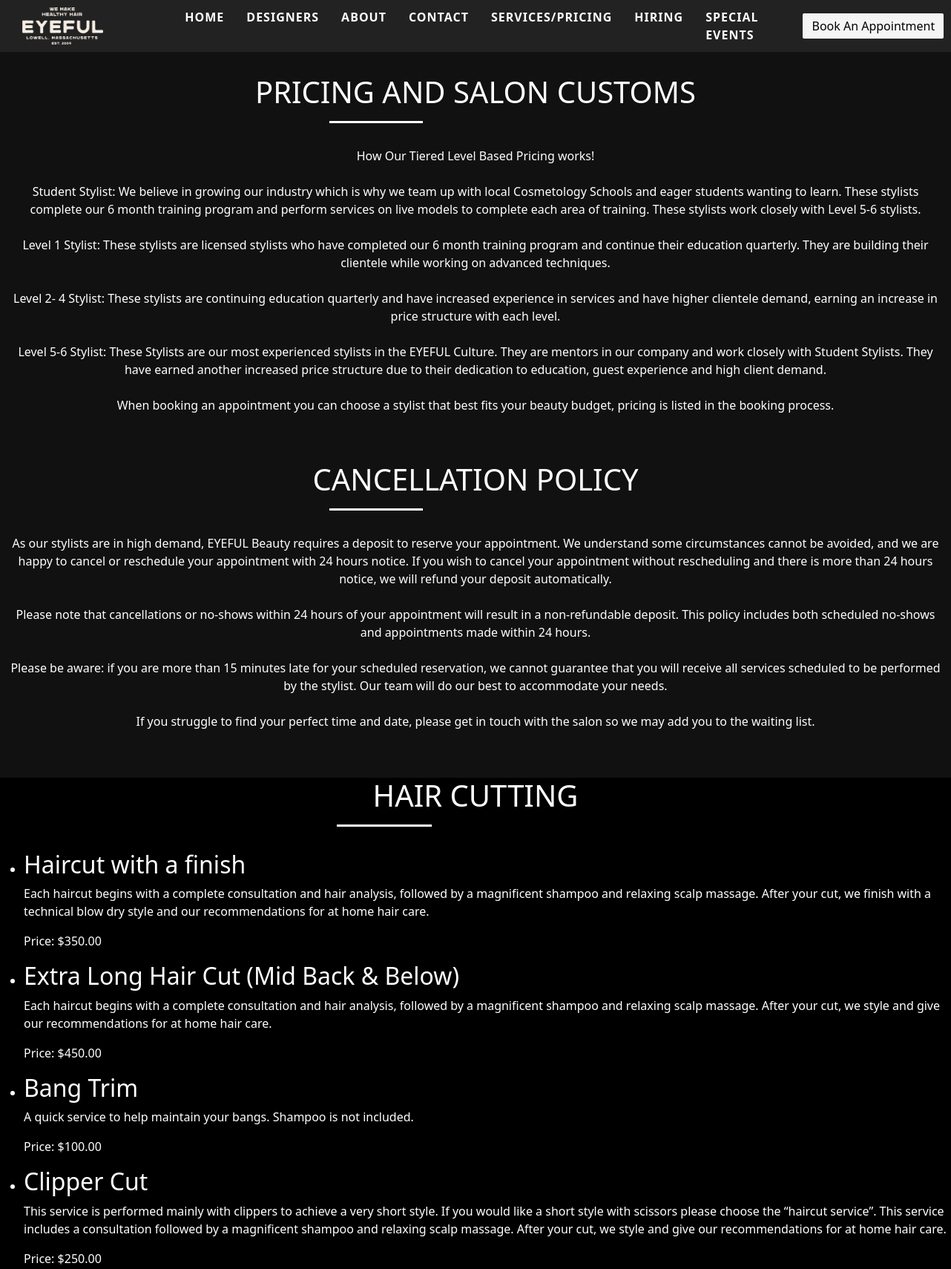
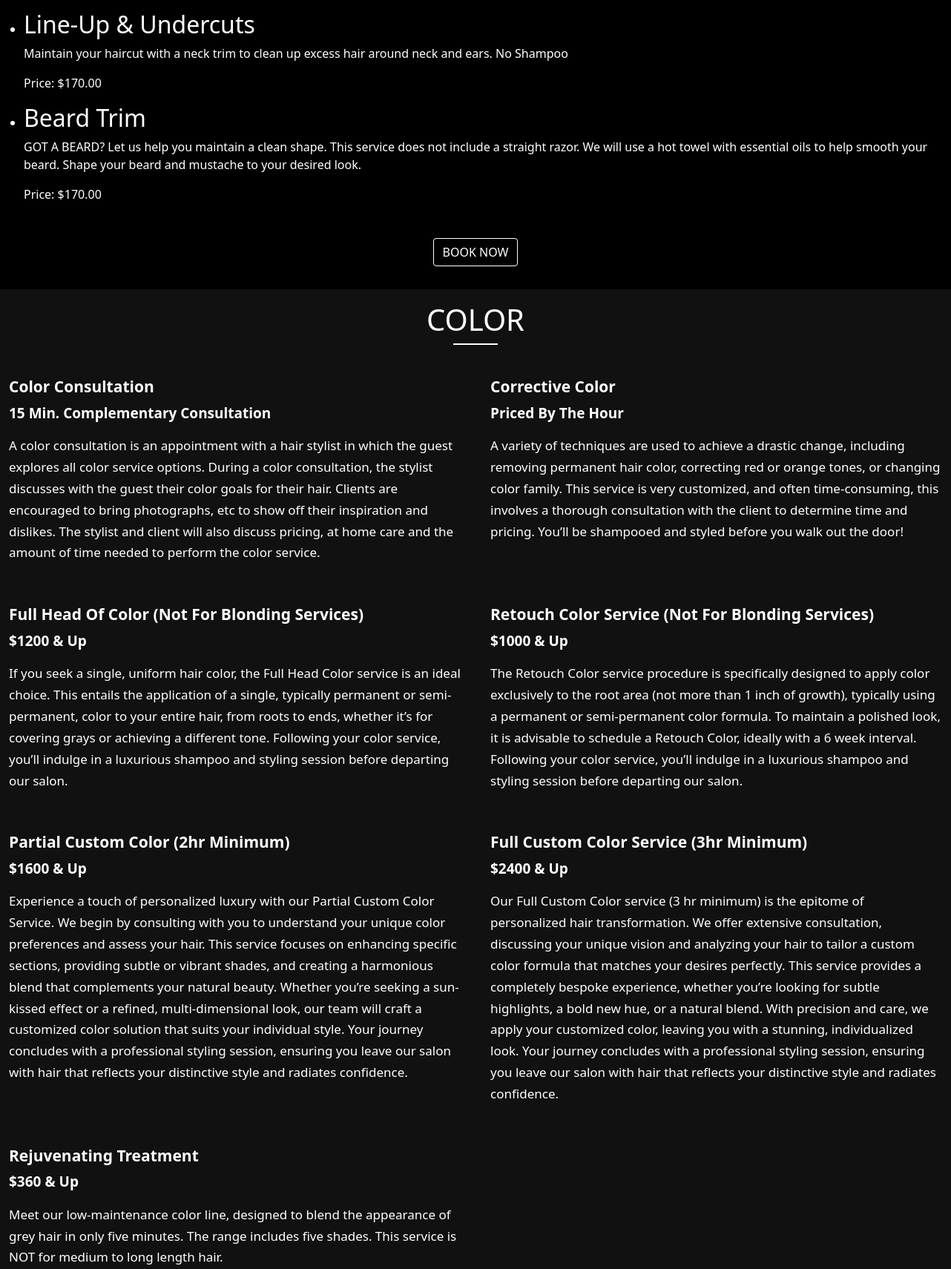
Page /services/ (upper part) on the committed database (2 pictures, top to bottom).
### myapp/models.py (models this page shows, shortened)
class Service(models.Model):
    title = models.CharField(max_length=100)  # This field should be defined
    description = models.TextField()
    price = models.DecimalField(max_digits=10, decimal_places=2)
    created_at = models.DateTimeField(auto_now_add=True)

### myapp/views.py (the view)
# urls.py: path('services/', views.services, name='services'),
def services(request):
    dict_service={
        'service':Service.objects.all()
    }
    return render(request, 'services.html',dict_service)

### templates/services.html (shortened to what this page needs)
{% extends 'base.html' %}
{% load static %}
{% block content %}
<head>
</head>
<body style="background-color: black;color: white;">
    <div class="container-fluid" style="background-color: #111;padding-top: 30px;">
        <h1 class="head" style="text-align: center;">PRICING AND SALON CUSTOMS</h1><br>
        <p>How Our Tiered Level Based Pricing works!
<br><br>
            Student Stylist: We believe in growing our industry which is why we team up with local Cosmetology Schools and eager students wanting to learn. These stylists complete our 6 month training program and perform services on live models to complete each area of training. These stylists work closely with Level 5-6 stylists.
          <br> <br>
            Level 1 Stylist: These stylists are licensed stylists who have completed our 6 month training program and continue their education quarterly.  They are building their clientele while working on advanced techniques.
            <br><br>
            Level 2- 4 Stylist: These stylists are continuing education quarterly and have increased experience in services and have higher clientele demand, earning an increase in price structure with each level.
            <br><br>
            Level 5-6 Stylist: These Stylists are our most experienced stylists in the EYEFUL Culture. They are mentors in our company and work closely with Student Stylists. They have earned another increased price structure due to their dedication to education, guest experience and high client demand.
            <br><br>
            When booking an appointment you can choose a stylist that best fits your beauty budget, pricing is listed in the booking process.</p>
            <br><br>
            <h1 class="head" style="text-align: center;">CANCELLATION POLICY</h1><br>
            <p>As our stylists are in high demand, EYEFUL Beauty requires a deposit to reserve your appointment. We understand some circumstances cannot be avoided, and we are happy to cancel or reschedule your appointment with 24 hours notice. If you wish to cancel your appointment without rescheduling and there is more than 24 hours notice, we will refund your deposit automatically.
<br><br>
                Please note that cancellations or no-shows within 24 hours of your appointment will result in a non-refundable deposit. This policy includes both scheduled no-shows and appointments made within 24 hours.
                <br><br>
                Please be aware: if you are more than 15 minutes late for your scheduled reservation, we cannot guarantee that you will receive all services scheduled to be performed by the stylist. Our team will do our best to accommodate your needs.
                <br><br>
                If you struggle to find your perfect time and date, please get in touch with the salon so we may add you to the waiting list.</p><br><br>
    </div>
    <h1 class="head" id="s1" style="text-align: center;">HAIR CUTTING</h1>
    <br>
    <ul>
        {% for i  in service %}
            <li>
                <h2>{{ i.title }}</h2>
                <p>{{ i.description }}</p>
                <p>Price: ${{ i.price }}</p>
            </li>
        {% endfor %}
    </ul>
    <div>
        <div style="display: flex; justify-content: center; align-items: center; height: 100px;">
        <a href="{% url 'booking' %}"class="btn"style ="padding: 6px 12px; font-size: 16px;background-color: black;color: white;border: 1px solid white;">BOOK NOW</button></a>
        </div>
</div>
    <div class="container-fluid">
        <h1 class="main-title">Color</h1>
        <br>
        <div class="services">
            <div class="service">
                <h3>Color Consultation</h3>
                <p class="price">15 Min. Complementary Consultation</p>
                <p class="description">A color consultation is an appointment with a hair stylist in which the guest explores all color service options. During a color consultation, the stylist discusses with the guest their color goals for their hair.   Clients are encouraged to bring photographs, etc to show off their inspiration and dislikes.  The stylist and client will also discuss pricing, at home care and the amount of time needed to perform the color service.</p>
            </div>
            <div class="service">
                <h3>Corrective Color</h3>
                <p class="price">Priced By The Hour</p>
                <p class="description">A variety of techniques are used to achieve a drastic change, including removing permanent hair color, correcting red or orange tones, or changing color family. This service is very customized, and often time-consuming, this involves a thorough consultation with the client to determine time and pricing.  You’ll be shampooed and styled before you walk out the door!</p>
            </div>
            <div class="service">
                <h3>Full Head Of Color (Not For Blonding Services)</h3>
                <p class="price">$1200 & Up</p>
                <p class="description"> If you seek a single, uniform hair color, the Full Head Color service is an ideal choice.  This entails the application of a single, typically permanent or semi-permanent, color to your entire hair, from roots to ends, whether it’s for covering grays or achieving a different tone.  Following your color service, you’ll indulge in a luxurious shampoo and styling session before departing our salon.</p>
            </div>
            <div class="service">
                <h3>Retouch Color Service (Not For Blonding Services)</h3>
                <p class="price">$1000 & Up</p>
                <p class="description">The Retouch Color service procedure is specifically designed to apply color exclusively to the root area (not more than 1 inch of growth), typically using a permanent or semi-permanent color formula. To maintain a polished look, it is advisable to schedule a Retouch Color, ideally with a 6 week interval.  Following your color service, you’ll indulge in a luxurious shampoo and styling session before departing our salon.</p>
            </div>
            <div class="service">
                <h3>Partial Custom Color (2hr Minimum)</h3>
                <p class="price">$1600 & Up</p>
                <p class="description"> Experience a touch of personalized luxury with our Partial Custom Color Service.  We begin by consulting with you to understand your unique color preferences and assess your hair.  This service focuses on enhancing specific sections, providing subtle or vibrant shades, and creating a harmonious blend that complements your natural beauty. Whether you’re seeking a sun-kissed effect or a refined, multi-dimensional look, our team will craft a customized color solution that suits your individual style. Your journey concludes with a professional styling session, ensuring you leave our salon with hair that reflects your distinctive style and radiates confidence.</p>
            </div>
            <div class="service">
                <h3>Full Custom Color Service (3hr Minimum)</h3>
                <p class="price">$2400 & Up</p>
                <p class="description">Our Full Custom Color service (3 hr minimum) is the epitome of personalized hair transformation.  We offer extensive consultation, discussing your unique vision and analyzing your hair to tailor a custom color formula that matches your desires perfectly.  This service provides a completely bespoke experience, whether you’re looking for subtle highlights, a bold new hue, or a natural blend. With precision and care, we apply your customized color, leaving you with a stunning, individualized look.  Your journey concludes with a professional styling session, ensuring you leave our salon with hair that reflects your distinctive style and radiates confidence.</p>
            </div>
            <div class="service">
                <h3>Rejuvenating Treatment</h3>
                <p class="price">$360 & Up</p>
                <p class="description">Meet our low-maintenance color line, designed to blend the appearance of grey hair in only five minutes. The range includes five shades.  This service is NOT for medium to long length hair.</p>
            </div>
        </div><br><br>
        <br>
    </div>
</body>
{% endblock %}

### templates/services.html (style rules this page uses)
.head::after { content: ""; display: block; width: 10%; height: 3px; background-color: #fff; margin-top: 15px; margin-left: auto; margin-right: 700px; position: relative; }
.container-fluid { background-color: #111; color: #fff; padding-top: 17px; margin: 0 auto; text-align: center; }
.main-title { text-transform: uppercase; position: relative; margin-bottom: 20px; }
.main-title::after { content: ""; display: block; width: 60px; height: 2px; background-color: #fff; margin: 8px auto; }
.services { display: grid; grid-template-columns: 1fr 1fr; gap: 40px; text-align: left; }
.service h3 { font-size: 21px; font-weight: bold; }
.price { font-size: 19px; font-weight: bold; margin-top: 5px; color:white; }
.description { font-size: 17px; color: white; margin-top: 10px; line-height: 1.7; }

### rows in the picture
Service: title "Haircut with a finish", description "Each haircut begins with a complete consultation and hair analysis, followed by a magnificent shampoo and relaxing scalp massage. After your cut, we finish with a technical blow dry style and our recommendations for at home hair care.", price "350.00"
Service: title "Extra Long Hair Cut (Mid Back & Below)", description "Each haircut begins with a complete consultation and hair analysis, followed by a magnificent shampoo and relaxing scalp massage. After your cut, we style and give our recommendations for at home hair care.", price "450.00"
Service: title "Bang Trim", description "A quick service to help maintain your bangs. Shampoo is not included.", price "100.00"
Service: title "Clipper Cut", description "This service is performed mainly with clippers to achieve a very short style. If you would like a short style with scissors please choose the “haircut service”. This service includes a consultation followed by a magnificent shampoo and relaxing scalp massage. After your cut, we style and give our recommendations for at home hair care.", price "250.00"
Service: title "Line-Up & Undercuts", description "Maintain your haircut with a neck trim to clean up excess hair around neck and ears. No Shampoo", price "170.00"
Service: title "Beard Trim", description "GOT A BEARD? Let us help you maintain a clean shape. This service does not include a straight razor. We will use a hot towel with essential oils to help smooth your beard. Shape your beard and mustache to your desired look.", price "170.00"
